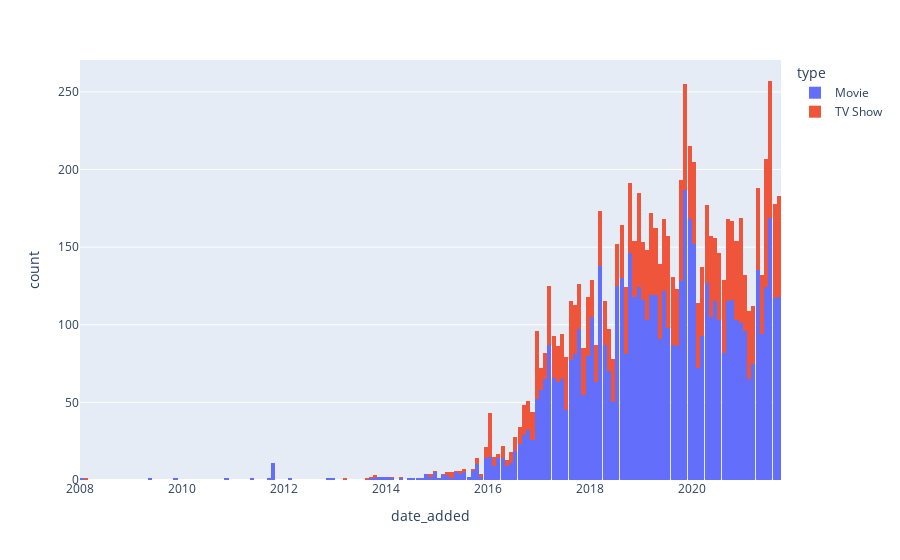

Notebook code cell kept with this figure:
### Markdown cell above
## Movie to Tv Show ratio
### There's an enormous amount of movies on netflix compared to shows.

### Code cell
px.histogram(df, x='date_added', color ='type')

### Figure 1 — Plotly figure (JSON) as saved in the notebook; plotly's stock layout.template omitted (floating-point values rounded to 4 significant figures; data arrays with more than 128 entries replaced by an {"elided": "..."} marker saying what was removed)
{"data": [{"alignmentgroup": "True", "bingroup": "x", "hovertemplate": "type=Movie<br>date_added=%{x}<br>count=%{y}<extra></extra>", "legendgroup": "Movie", "marker": {"color": "#636efa", "pattern": {"shape": ""}}, "name": "Movie", "offsetgroup": "Movie", "orientation": "v", "showlegend": true, "type": "histogram", "x": {"elided": "6131 str values"}, "xaxis": "x", "yaxis": "y"}, {"alignmentgroup": "True", "bingroup": "x", "hovertemplate": "type=TV Show<br>date_added=%{x}<br>count=%{y}<extra></extra>", "legendgroup": "TV Show", "marker": {"color": "#EF553B", "pattern": {"shape": ""}}, "name": "TV Show", "offsetgroup": "TV Show", "orientation": "v", "showlegend": true, "type": "histogram", "x": {"elided": "2676 str values"}, "xaxis": "x", "yaxis": "y"}], "layout": {"barmode": "relative", "legend": {"title": {"text": "type"}, "tracegroupgap": 0}, "margin": {"t": 60}, "xaxis": {"anchor": "y", "domain": [0, 1], "title": {"text": "date_added"}}, "yaxis": {"anchor": "x", "domain": [0, 1], "title": {"text": "count"}}}}
